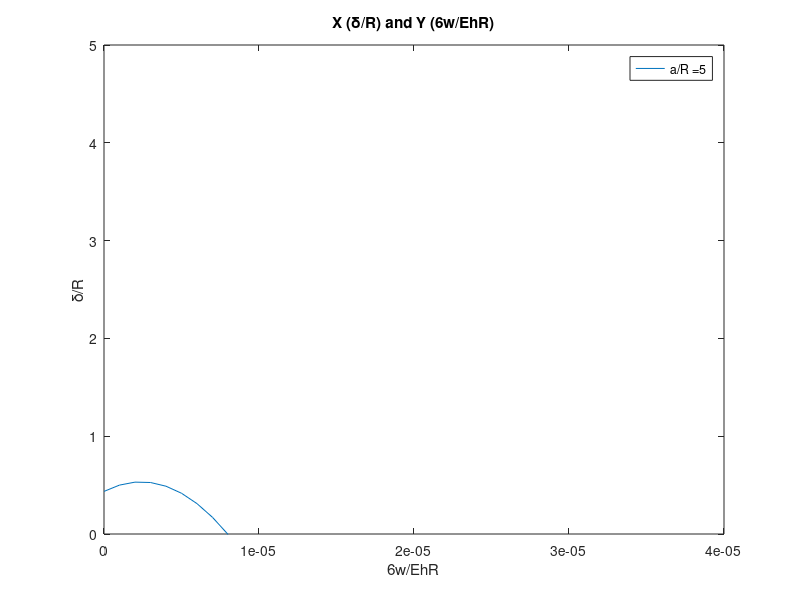

This figure's MATLAB source:
close all
clear

% Vertical deformation of gel (m)
d = 0.001;
% Radius of indenter (m)
R = 0.001;
% Density of indenter material
p = 1;
% Force applied by indenter (N)
w = ((4*pi*R*R*R)/3)*p*9.81;
% a/R ratio of gel
a = 5;
% gel thickness (m)
h = 0.001;

X = d/R;
% Calculating polynomial parameters
B0 = 0.05668*a + 0.1522 - X;
B1 = (19653 + 8143*a + 845*a.*a);
B2 = -(8500165149+ 3261047248*a - 310079383*a.*a);

% Determining the Roots
Y = roots([B2 B1 B0]);
% Modulus in Pa
E = (6*w)/(Y*h*R)

% Plotting relevant a/R curve
Y1 = [0:0.000001:0.0004];
X1 = 0.05668*a + 0.1522+(19653 + 8143*a + 845*a.*a)*Y1 ...
    - (8500165149+ 3261047248*a - 310079383*a.*a)*Y1.*Y1;

plot(Y1,X1,'DisplayName', strcat('a/R = ', num2str(a))); hold on;
axis([0 0.00004 0 5]);
ylabel('δ/R'); xlabel('6w/EhR');
title('X (δ/R) and Y (6w/EhR)');
legend('show')

